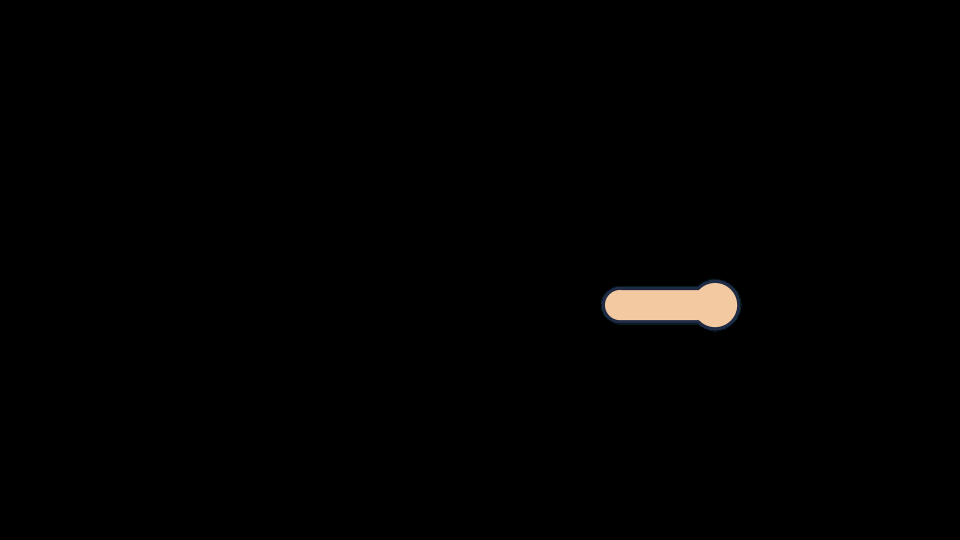
#> input picture examples/phase0_test_character/art/forearm.png, 1920 x 1080 px (shown at 1/2 size); its folder holds only this picture in this run
$ python -i handsheet.py   (imports and definitions only)
#> lines starting #> are read from the running program, lines starting #| are printed output that depends on the picture; after the words box and inside, x2 and y2 are one past the last pixel; in counts of white or black regions, pixels touching at a corner belong together
#> further down, picture is the input picture: shape (1080, 1920, 3); mean B, G, R 1.4, 1.7, 2
"""Hand-pose sheet extraction: a sheet of sleeve-free hand drawings -> a validated hand pack.

The sheet is a grid of hand drawings on a white background, rows grouped by side (for the schoolboy sheet: rows 1-2
one side, rows 3-4 the other; per group the gestures relaxed, open palm, fist, pointing / thumbs up, gripping,
palm down, cupped). The sheet's labels are *checked against the artwork*, not trusted:

* order: exactly one drawing per grid cell, in reading order;
* handedness: a gesture's two drawings must mirror each other (silhouette and interior-line IoU, mirrored vs not);
  the open palm's thumb side (measured) decides which row group is the anatomical left hand; per-drawing thumb
  evidence from the inspection record is checked with the same rule (right hand <=> cross(fingers, thumb) > 0 in
  image coordinates for a palm view, < 0 for a back view). A pair that is *not* mirrored is reported: both drawings
  are the same hand, and the side that lacks a drawing gets a horizontally mirrored copy (derived, flagged);
* wrist opening: a straight wrist cut near the inspected side (``open_cut``); a hand drawn with a closed outline
  there gets a chord at that side's wrist width (``closed_outline``, low confidence, manual pivot review).

Pixels: the background is near-white, low-saturation pixels connected to the sheet border (plus enclosed
near-white gaps), so dark outlines can never be taken for background. Antialiased edges are unmatted against white
(alpha from luminance, colour = the outline colour). No scaling and no rotation: each sprite is a tight crop of the
sheet (plus a small transparent margin) and keeps the sheet's pixel size.

The inspection record (``inspection.json``) is the assistant's visual reading of the sheet (gesture, wrist side,
view, thumb direction where unambiguous). It is input data with its own provenance; every value it gives is
cross-checked by a measurement where one exists.
"""

from __future__ import annotations

import hashlib
import io
import json
import math
import zipfile
from pathlib import Path
from typing import Any

import numpy as np
from PIL import Image, ImageDraw, ImageFont
from scipy import ndimage
from scipy.spatial import ConvexHull

BG_LUM, BG_SAT = 242.0, 25.0  # near-white, low-saturation pixels may be background (never dark outlines)
HOLE_MIN_PX = 40  # enclosed near-white regions at least this large are gaps (background), not highlights
MIN_HAND_PX = 2000
MARGIN = 4  # transparent margin around each cropped sprite (px)
OPEN_CUT_MIN = 0.22  # a straight wrist run >= this x sqrt(area) is an open wrist cut
SEARCH_DEG = 40  # the wrist detector searches within this angle of the inspected side
SIDE_DEG = {"top": 270.0, "bottom": 90.0, "left": 180.0, "right": 0.0, "top_left": 225.0, "top_right": 315.0}
THUMB_VEC = {"top": (0.0, -1.0), "bottom": (0.0, 1.0), "left": (-1.0, 0.0), "right": (1.0, 0.0)}
VIEW_SIGN = {"palm": 1, "back": -1}
GESTURES = ("relaxed", "open_palm", "fist", "pointing", "thumbs_up", "gripping", "palm_down", "cupped")
PACK_POSE = {"relaxed": "relaxed", "open_palm": "open_palm", "fist": "fist", "pointing": "point",
             "thumbs_up": "thumbs_up", "gripping": "grip", "palm_down": "palm_down", "cupped": "cupped"}
QUALITY = {"outline_coverage_min": 0.95, "skin_on_edge_max_px": 12}


def _lum(rgb: np.ndarray) -> np.ndarray:
    return rgb[..., :3].astype(np.float32) @ np.array([0.299, 0.587, 0.114], np.float32)


def _sha(b: bytes) -> str:
    return hashlib.sha256(b).hexdigest()


# -- background and cells ---------------------------------------------------------------------------------
# [16 lines left out: function background, not called in this run]


# -- dark sheets (Phase 3.8) ---------------------------------------------------------------------------------
# A drawing with a black outline on a near-black sheet: colour alone cannot tell the outline from the background, so
# a global "delete dark pixels" rule would delete every outline and finger line. The drawing is found spatially:
# its coloured pixels (skin, shading, highlights) are the seed, and the outline is the dark band grown from them,
# never through the sheet's light "sticker" rim (a thin grey line traced around each drawing), and never wider than
# the outline width measured where that rim exists. Enclosed dark regions the band does not reach are background
# seen between fingers. The rim itself is a sheet artefact (the character's own hands have none): pixels of it that
# end up inside the drawing take the outline colour, and the rim just outside the outline becomes a 1 px half-alpha
# outline edge, so no light halo remains.
DARK_SHEET_LUM = 60.0  # a sheet whose border median luminance is below this is a dark-background sheet
DARK_LIGHT_LUM = 28.0  # pixels at least this bright are drawing colour or rim (the black background's JPEG noise is below)
RIM_SAT, RIM_LUM_MAX = 40, 170.0  # rim: grey (low saturation) and not bright; brighter grey is a highlight (colour)
OUTLINE_PCTL = 90  # outline band width = this percentile of the measured colour-to-rim distance, rounded up
OUTLINE_DEFAULT_PX = 8  # used when the sheet has too little rim to measure
RIM_EDGE_ALPHA = 128  # the rim just outside the outline: 1 px antialiased outline edge


# [4 lines left out: function sheet_polarity, not called in this run]


def _octagon_grow(seed: np.ndarray, passable: np.ndarray, steps: int) -> np.ndarray:
    """Geodesic growth of ``seed`` inside ``passable`` for ``steps`` steps, alternating the 4- and 8-neighbourhood
    so the reach is close to a Euclidean distance (an octagon) rather than a square or a diamond."""
    cross = ndimage.generate_binary_structure(2, 1)
    square = ndimage.generate_binary_structure(2, 2)
    out = seed.copy()
    for i in range(steps):
        out = ndimage.binary_dilation(out, structure=square if i % 2 else cross) & (passable | seed)
    return out


def background_dark(rgb: np.ndarray) -> tuple[np.ndarray, dict[str, Any], np.ndarray]:
    """Background mask of a dark sheet, its info, and the rim mask (see the section comment)."""
    lum = _lum(rgb)
    sat = rgb.max(-1).astype(np.int16) - rgb.min(-1).astype(np.int16)
    light = lum >= DARK_LIGHT_LUM
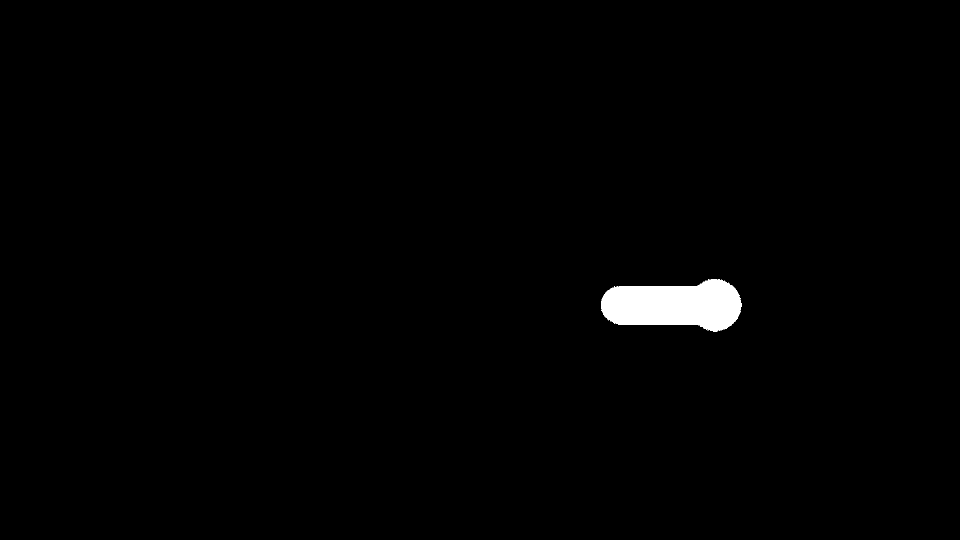
#> light: shape (1080, 1920) bool (shown at 1/2 size); 1% white; 12 white regions (11 under 20 px), largest, box (x1, y1, x2, y2) and area: (1202, 558, 1482, 662) 21210
    rim = light & (sat < RIM_SAT) & (lum < RIM_LUM_MAX)
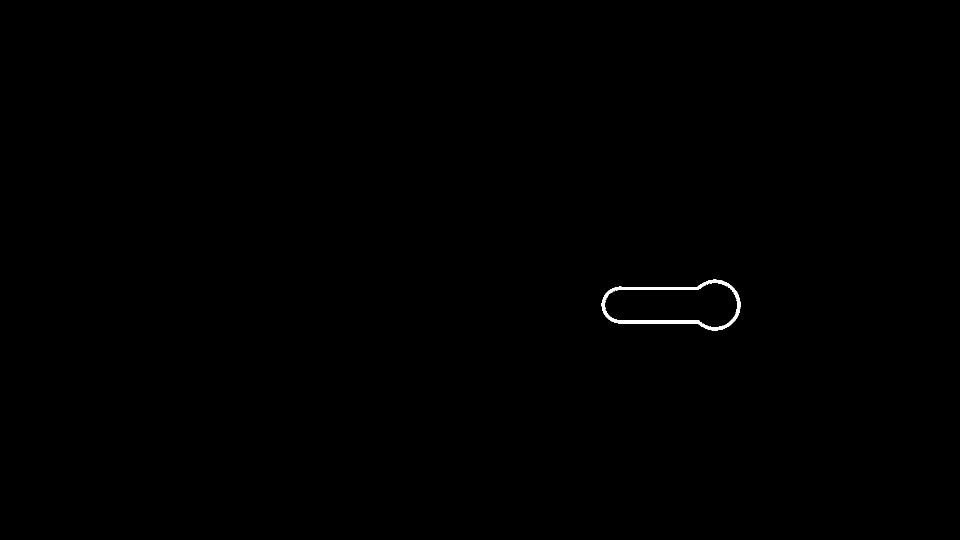
#> rim: shape (1080, 1920) bool (shown at 1/2 size); 0.18% white; 1 white region, box (x1, y1, x2, y2) and area: (1203, 559, 1481, 661) 3636
    colour = light & ~rim
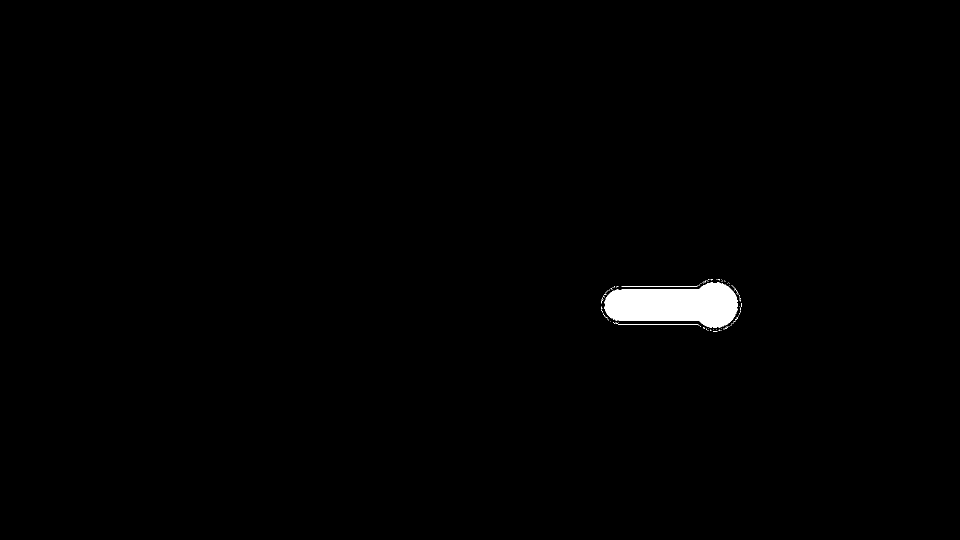
#> colour: shape (1080, 1920) bool (shown at 1/2 size); 0.85% white; 103 white regions (100 under 20 px), largest, box (x1, y1, x2, y2) and area: (1209, 565, 1475, 655) 17012, (1236, 648, 1398, 651) 162, (1244, 570, 1397, 573) 153
    deep = ndimage.distance_transform_edt(~light) > 3  # background well away from anything drawn
#> deep: shape (1080, 1920) bool; 98.9% white; 1 black region, box (x1, y1, x2, y2) and area: (1199, 555, 1486, 666) 23819
    rim_out = rim & ndimage.binary_dilation(deep, iterations=4)  # rim pixels facing the background
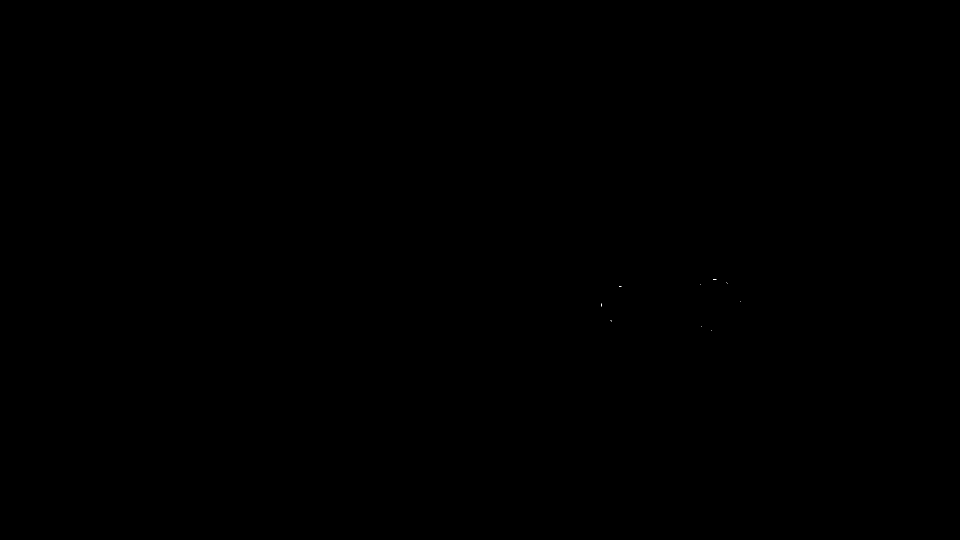
#> rim_out: shape (1080, 1920) bool (shown at 1/2 size); 0% white in thin lines or dots, all inside (x1, y1, x2, y2) = (1203, 559, 1481, 661)
    dist = ndimage.distance_transform_edt(~colour)
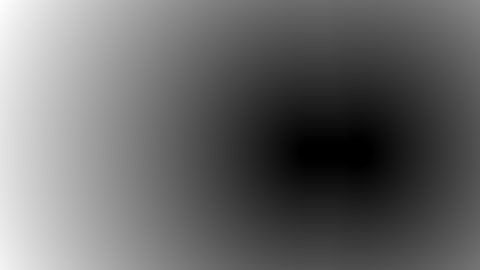
#> dist: shape (1080, 1920) float64 (shown at 1/4 size); min 0, max 1343.4, mean 549.5; drawn with min black and max white
    d = dist[rim_out]
#> d = 27 values, max 4 at index 3, min 1 at index 6, mean 1.93
    if d.size >= 50:
        width = int(math.ceil(float(np.percentile(d, OUTLINE_PCTL))))
        pcts = [round(float(v), 2) for v in np.percentile(d, [10, 50, 90])]
    else:
        width, pcts = OUTLINE_DEFAULT_PX, None
    drawing = _octagon_grow(colour, ~light, width)
#> after the loop in _octagon_grow, `for i in range(steps):`:
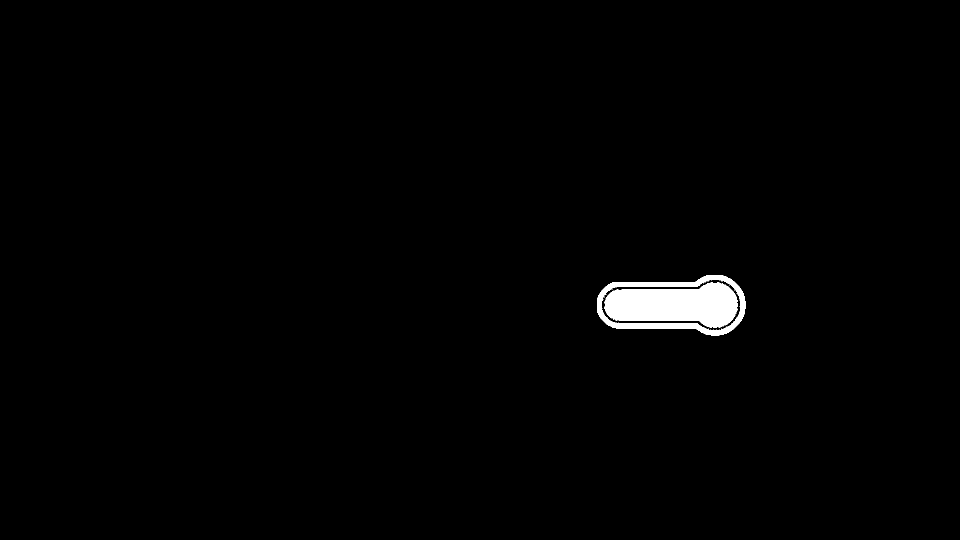
#> out: shape (1080, 1920) bool (shown at 1/2 size); 1.2% white; 24 white regions (22 under 20 px), largest, box (x1, y1, x2, y2) and area: (1209, 565, 1475, 655) 17012, (1194, 550, 1491, 671) 7039
    holes = ndimage.binary_fill_holes(drawing) & ~drawing
    lab, n = ndimage.label(holes)
#> lab: shape (1080, 1920) int32; 76 distinct labels, from 0 to 75
#> n = 75
    sizes = ndimage.sum(np.ones_like(lab), lab, range(1, n + 1)) if n else []
#> sizes = 75 values, max 3541 at index 0, min 1 at index 4, mean 48.48
    gap = np.zeros_like(holes)
    small = np.zeros_like(holes)
    for i in range(1, n + 1):
        (gap if sizes[i - 1] >= HOLE_MIN_PX else small)[lab == i] = True
    drawing |= small  # tiny enclosed pockets (rim squeezed between two outlines): part of the drawing, recoloured
#> drawing: shape (1080, 1920) bool; 1.2% white; 24 white regions (22 under 20 px), largest, box (x1, y1, x2, y2) and area: (1209, 565, 1475, 655) 17107, (1194, 550, 1491, 671) 7039
    bg = ~drawing
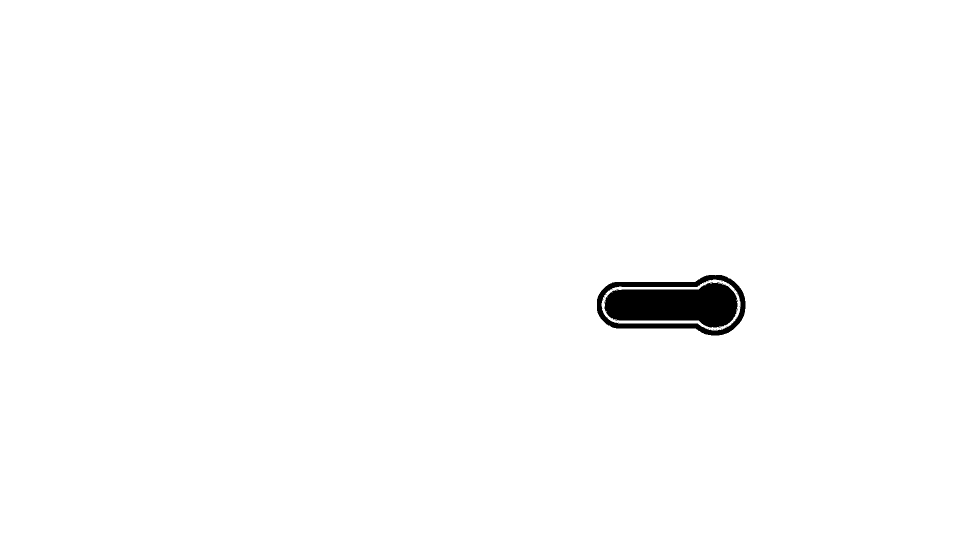
#> bg: shape (1080, 1920) bool (shown at 1/2 size); 98.8% white; 24 black regions (22 under 20 px), largest, box (x1, y1, x2, y2) and area: (1209, 565, 1475, 655) 17107, (1194, 550, 1491, 671) 7039
    info = {"mode": "dark", "polarity_rule": f"border median luminance < {DARK_SHEET_LUM}",
            "outline_band_px": width, "colour_to_rim_px_p10_p50_p90": pcts,
            "rim_px": int(rim.sum()), "rim_px_facing_background": int(rim_out.sum()),
            "enclosed_gap_px": int(gap.sum()), "enclosed_pockets_kept_px": int(small.sum())}
    return bg, info, rim


# [160 lines left out: functions unmatte_dark, grid_cells, unmatte, crop, _boundary, _runs and 1 more, not called in this run]


DIRS8 = [(1, 0), (1, 1), (0, 1), (-1, 1), (-1, 0), (-1, -1), (0, -1), (1, -1)]  # clockwise on screen


# [30 lines left out: function trace_contour, not called in this run]


CAP_DEPTH = 9.0  # px: the wrist cap is the outline within this depth of the extreme on the wrist side
CORNER_REACH = 24  # contour steps beyond a cap end where the side direction is read
# an open wrist cut turns at least this much into the hand's sides at both ends. Measured on the schoolboy sheet
# (CAP_DEPTH 9, reach 24): wrist stubs 57-69 deg, closed rounded outlines (pointing, grip, cupped) 41-46 deg
CORNER_MIN_DEG = 52.0


# [140 lines left out: functions _cap, _side_turns, wrist_opening, features, not called in this run]


# -- handedness ---------------------------------------------------------------------------------------------
def _norm_mask(m: np.ndarray, S: int = 160) -> np.ndarray:
    return np.asarray(Image.fromarray((m * 255).astype(np.uint8)).resize((S, S), Image.Resampling.BILINEAR)) > 127


# [388 lines left out: functions _iou_best, mirror_test, open_palm_thumb, handedness_from, _png, _mirror_geom and 5 more, not called in this run]

>>> import cv2
>>> picture = cv2.imread('../../examples/phase0_test_character/art/forearm.png')
>>> result = background_dark(picture)
